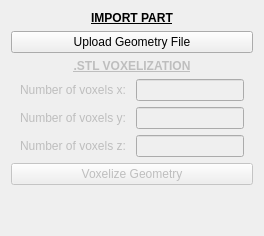
          <widget class="QWidget" name="GeometryInformationTool">
           <layout class="QVBoxLayout" name="verticalLayout_15">
            <item>
             <widget class="QLabel" name="LGeometryInformation">
              <property name="text">
               <string>&lt;html&gt;&lt;head/&gt;&lt;body&gt;&lt;p align=&quot;center&quot;&gt;&lt;span style=&quot; font-weight:700; text-decoration: underline;&quot;&gt;IMPORT PART&lt;/span&gt;&lt;/p&gt;&lt;/body&gt;&lt;/html&gt;</string>
              </property>
             </widget>
            </item>
            <item>
             <widget class="QPushButton" name="BUploadGeometryFile">
              <property name="text">
               <string>Upload Geometry File</string>
              </property>
             </widget>
            </item>
            <item>
             <widget class="QLabel" name="STLVoxelization">
              <property name="enabled">
               <bool>false</bool>
              </property>
              <property name="text">
               <string>&lt;html&gt;&lt;head/&gt;&lt;body&gt;&lt;p align=&quot;center&quot;&gt;&lt;span style=&quot; font-weight:700; text-decoration: underline;&quot;&gt;.STL VOXELIZATION&lt;/span&gt;&lt;/p&gt;&lt;/body&gt;&lt;/html&gt;</string>
              </property>
             </widget>
            </item>
            <item>
             <widget class="QFrame" name="GeometryInputs">
              <property name="frameShape">
               <enum>QFrame::NoFrame</enum>
              </property>
              <property name="frameShadow">
               <enum>QFrame::Raised</enum>
              </property>
              <layout class="QFormLayout" name="formLayout">
               <property name="topMargin">
                <number>0</number>
               </property>
               <property name="bottomMargin">
                <number>0</number>
               </property>
               <item row="0" column="0">
                <widget class="QLabel" name="LNumberOfVoxelsX">
                 <property name="enabled">
                  <bool>false</bool>
                 </property>
                 <property name="text">
                  <string>Number of voxels x: </string>
                 </property>
                </widget>
               </item>
               <item row="0" column="1">
                <widget class="QLineEdit" name="INNumberOfVoxelsX">
                 <property name="enabled">
                  <bool>false</bool>
                 </property>
                </widget>
               </item>
               <item row="1" column="0">
                <widget class="QLabel" name="LNumberOfVoxelsY">
                 <property name="enabled">
                  <bool>false</bool>
                 </property>
                 <property name="text">
                  <string>Number of voxels y: </string>
                 </property>
                </widget>
               </item>
               <item row="1" column="1">
                <widget class="QLineEdit" name="INNumberOfVoxelsY">
                 <property name="enabled">
                  <bool>false</bool>
                 </property>
                </widget>
               </item>
               <item row="2" column="0">
                <widget class="QLabel" name="LNumberOfVoxelsZ">
                 <property name="enabled">
                  <bool>false</bool>
                 </property>
                 <property name="text">
                  <string>Number of voxels z: </string>
                 </property>
                </widget>
               </item>
               <item row="2" column="1">
                <widget class="QLineEdit" name="INNumberOfVoxelsZ">
                 <property name="enabled">
                  <bool>false</bool>
                 </property>
                </widget>
               </item>
              </layout>
             </widget>
            </item>
            <item>
             <widget class="QPushButton" name="BVoxelizeGeometry">
              <property name="enabled">
               <bool>false</bool>
              </property>
              <property name="text">
               <string>Voxelize Geometry</string>
              </property>
             </widget>
            </item>
            <item>
             <spacer name="verticalSpacer">
              <property name="orientation">
               <enum>Qt::Vertical</enum>
              </property>
              <property name="sizeHint" stdset="0">
               <size>
                <width>20</width>
                <height>40</height>
               </size>
              </property>
             </spacer>
            </item>
           </layout>
          </widget>
